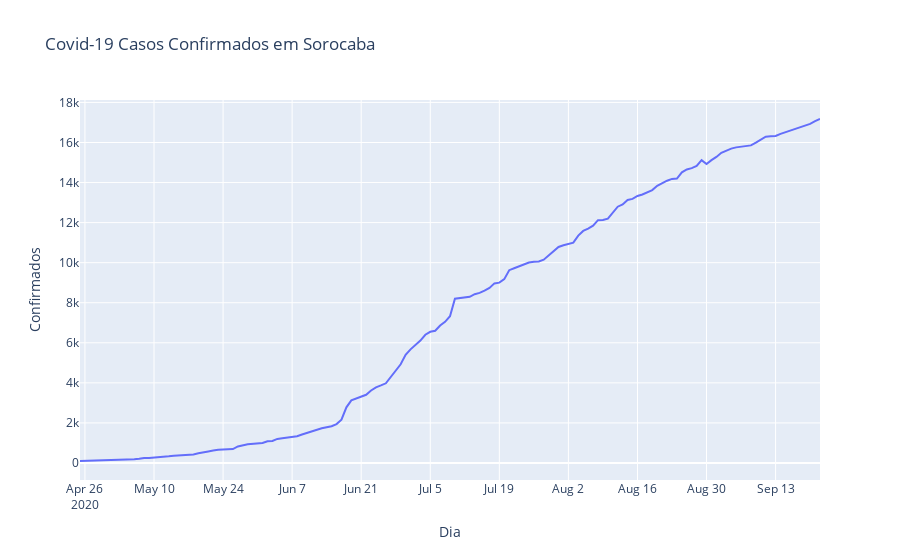

The cell this chart's notebook holds for it:
### Code cell
dataf = pd.read_csv('../dados/planilha_csv/dados.csv')

fig = px.line(dataf, x = 'Dia', y = 'Confirmados', title='Covid-19 Casos Confirmados em Sorocaba')


fig.show()

### Figure 1 — Plotly figure (JSON) as saved in the notebook; plotly's stock layout.template omitted (floating-point values rounded to 4 significant figures; data arrays with more than 128 entries replaced by an {"elided": "..."} marker saying what was removed)
{"data": [{"hovertemplate": "Dia=%{x}<br>Confirmados=%{y}<extra></extra>", "legendgroup": "", "line": {"color": "#636efa", "dash": "solid"}, "mode": "lines", "name": "", "orientation": "v", "showlegend": false, "type": "scatter", "x": {"elided": "137 str values"}, "xaxis": "x", "y": {"elided": "137 int values"}, "yaxis": "y"}], "layout": {"legend": {"tracegroupgap": 0}, "title": {"text": "Covid-19 Casos Confirmados em Sorocaba"}, "xaxis": {"anchor": "y", "domain": [0, 1], "title": {"text": "Dia"}}, "yaxis": {"anchor": "x", "domain": [0, 1], "title": {"text": "Confirmados"}}}}
